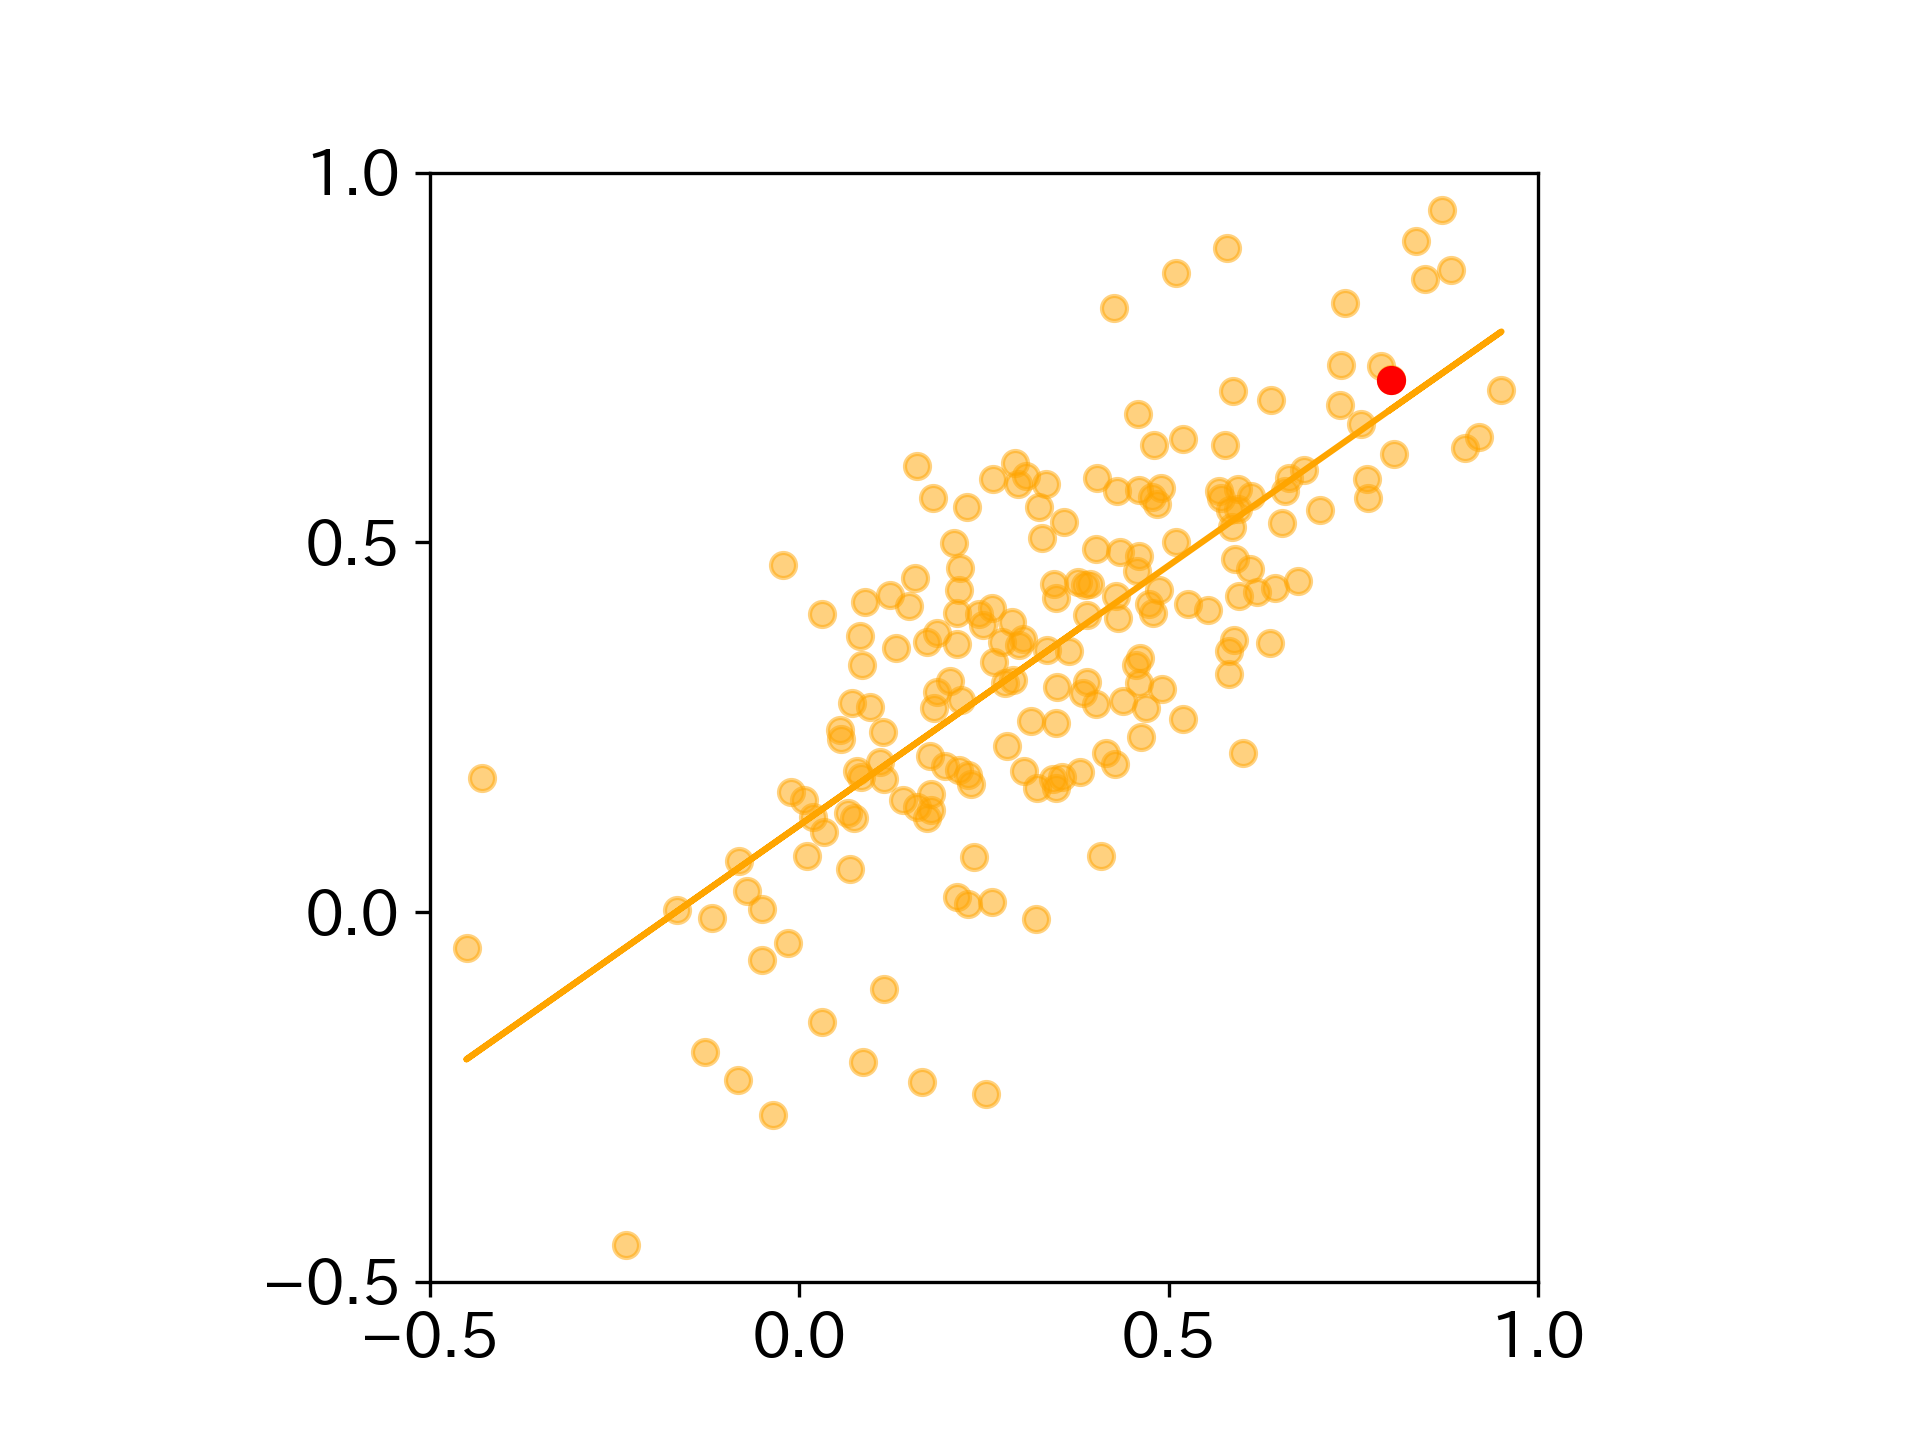

This figure's Python source:
import numpy as np
import matplotlib.pyplot as plt
import japanize_matplotlib
from scipy import stats


def generate_similarity_scatter():
    n = 190
    low, high = -0.45, 0.95
    rho = 0.7
    mean = [0, 0]
    cov = [[1, rho], [rho, 1]]
    rng = np.random.default_rng(seed=42)
    x, y = rng.multivariate_normal(mean, cov, n - 1).T
    x = low + (high - low) * (x - x.min()) / (x.max() - x.min())
    y = low + (high - low) * (y - y.min()) / (y.max() - y.min())
    x = np.append(x, 0.80)
    y = np.append(y, 0.72)
    slope, intercept, r_value, p_value, std_err = stats.linregress(x, y)

    plt.scatter(x, y, c="orange", alpha=0.5)
    plt.plot(x, intercept + slope * x, 'orange')
    plt.scatter([0.80], [0.72], c="r")
    plt.gca().set_aspect('equal', adjustable='box')
    plt.xticks([-0.5, 0.0, 0.5, 1])
    plt.yticks([-0.5, 0.0, 0.5, 1])
    plt.xlim([-0.5, 1.0])
    plt.ylim([-0.5, 1.0])
    plt.tick_params(axis='both', which='major', labelsize=15)
    plt.savefig('1_1_7_similarity_scatter.png', dpi=300)
    plt.savefig('1_1_7_similarity_scatter.svg', dpi=300)
    plt.show()


generate_similarity_scatter()
